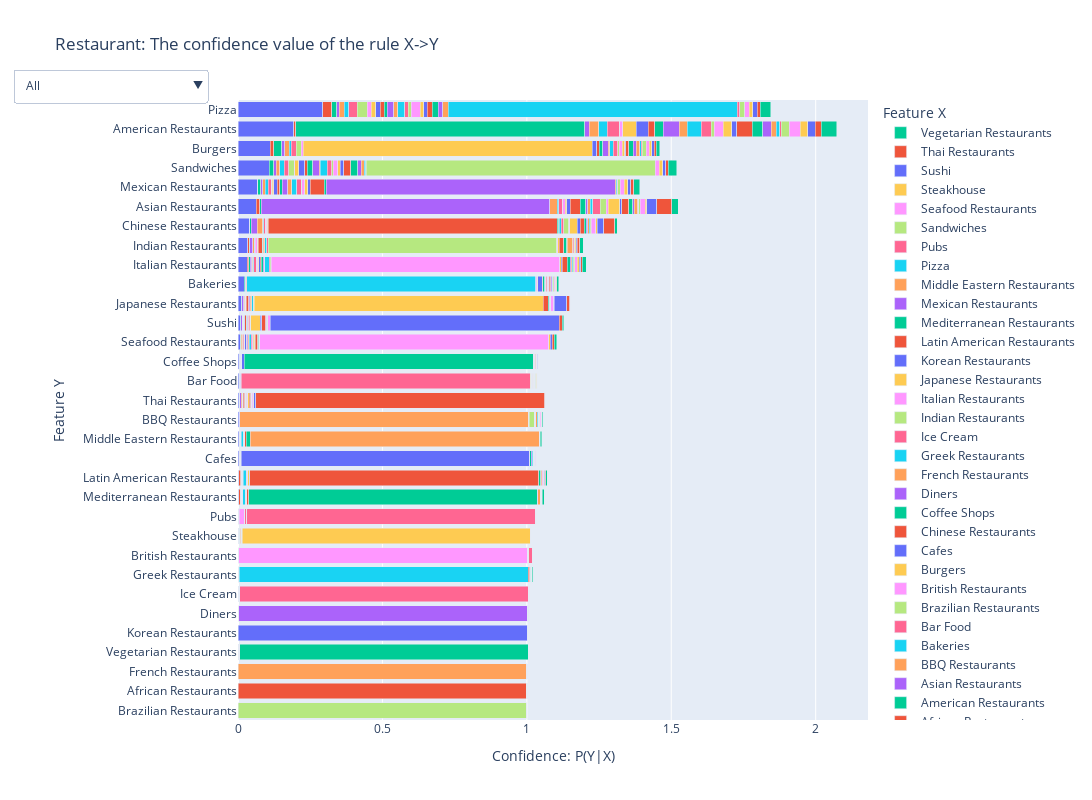

Notebook code cell kept with this figure:
### Code cell
fig_restaurant = plotly_bar_chart(conf_mat_restaurant, category = 'restaurant')
